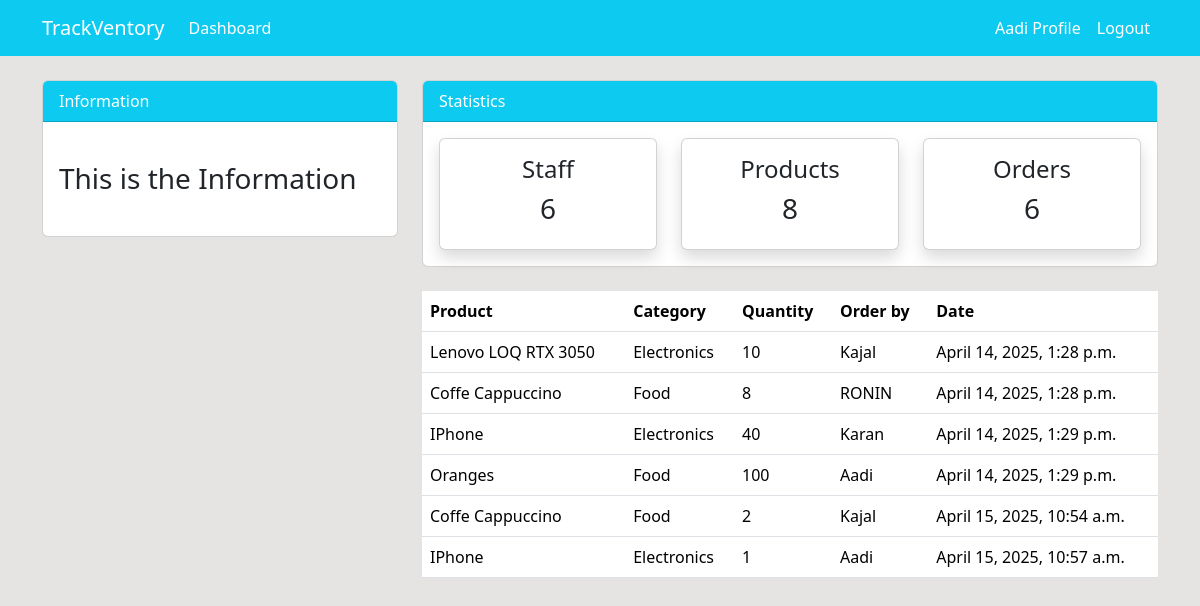
The app's page /order/ (signed in) with its own data.
### dashboard/models.py (models this page shows, shortened)
class Order(models.Model):
    product=models.ForeignKey(Product,on_delete=models.CASCADE,null=True)
    staff=models.ForeignKey(User,models.CASCADE,null=True)
    order_quantity=models.PositiveIntegerField(null=True)
    date=models.DateTimeField(auto_now_add=True)
    class Meta:
        verbose_name_plural='Order'

class Product(models.Model):
    name=models.CharField(max_length=100,null=True)
    category=models.CharField(max_length=20, choices=CATEGORY,null=True)
    quantity=models.PositiveIntegerField(null=True)
    class Meta:
        verbose_name_plural='Product'

### dashboard/views.py (the view)
# urls.py: path('order/',views.order,name='dashboard-order'),
@login_required
def order(request):
    orders=Order.objects.all()
    orders_count=orders.count()
    workers_count=User.objects.all().count()
    products_count=Product.objects.all().count()
    context={
        'orders':orders,
        'workers_count':workers_count,
        'products_count':products_count,
        'orders_count':orders_count,
    }
    return render(request,'dashboard/order.html',context)

### templates/dashboard/order.html (shortened to what this page needs)
{% extends 'partials/base.html' %}
{% block content %}
{% include 'partials/topnav.html' %}
<div class="container">
    <div class="row my-4">
        <div class="col-md-4">
        </div>
        <div class="col-md-8">
            <table class="table bg-white">
                <thead class="bg-info">
                    <tr class="text-white">
                        <th scope="col">Product</th>
                        <th scope="col">Category</th>
                        <th scope="col">Quantity</th>
                        <th scope="col">Order by</th>
                        <th scope="col">Date</th>
                    </tr>
                </thead>
                <tbody>
                    {% for orders in orders%}
                    <tr>
                        <td>{{orders.product.name}}</td>
                        <td>{{orders.product.category}}</td>
                        <td>{{orders.order_quantity}}</td>
                        <td>{{orders.staff.username}}</td>
                        <td>{{orders.date}}</td>
                    </tr>
                    {% endfor %}
                </tbody>
            </table>
        </div>
    </div>
</div>
{% endblock %}

### templates/partials/nav.html (shortened to what this page needs)
<nav class="navbar navbar-expand-lg navbar-info bg-info">
    <div class="container d-flex justify-content-between align-items-center">
        <a class="navbar-brand text-white font-weight-bold" href="{% url 'dashboard-index' %}">TrackVentory</a>
        {% if user.is_authenticated %}
        <ul class="navbar-nav mr-auto">
            <li class="nav-item">
                <a class="nav-link text-white" href="{% url 'dashboard-index' %}">Dashboard</a>
            </li>
        </ul>
        <div class="collapse navbar-collapse justify-content-end" id="navbarContent">
            <ul class="navbar-nav d-flex align-items-center">
                <li class="nav-item">
                    <a class="nav-link text-white" href="{% url 'user-profile' %}">{{ user.username }} Profile</a>
                </li>
                <li class="nav-item">
                    <a class="nav-link text-white" href="#"
                        onclick="event.preventDefault(); document.getElementById('logout-form').submit();">Logout</a>
                </li>
            </ul>
        </div>
        {% endif %}
    </div>
</nav>

### static/style.css (style rules this page uses)
body { background: rgb(230, 227, 227); }

### records on screen
Order: product.name "Lenovo LOQ RTX 3050", product.category "Electronics", order_quantity "10", staff.username "Kajal", date "April 14, 2025, 1:28 p.m."
Order: product.name "Coffe Cappuccino", product.category "Food", order_quantity "8", staff.username "RONIN", date "April 14, 2025, 1:28 p.m."
Order: product.name "IPhone", product.category "Electronics", order_quantity "40", staff.username "Karan", date "April 14, 2025, 1:29 p.m."
Order: product.name "Oranges", product.category "Food", order_quantity "100", staff.username "Aadi", date "April 14, 2025, 1:29 p.m."
Order: product.name "Coffe Cappuccino", product.category "Food", order_quantity "2", staff.username "Kajal", date "April 15, 2025, 10:54 a.m."
Order: product.name "IPhone", product.category "Electronics", order_quantity "1", staff.username "Aadi", date "April 15, 2025, 10:57 a.m."

### other values on screen
{{ user.username }} "Aadi"
{{ workers_count }} "6"
{{ products_count }} "8"
{{ orders_count }} "6"
